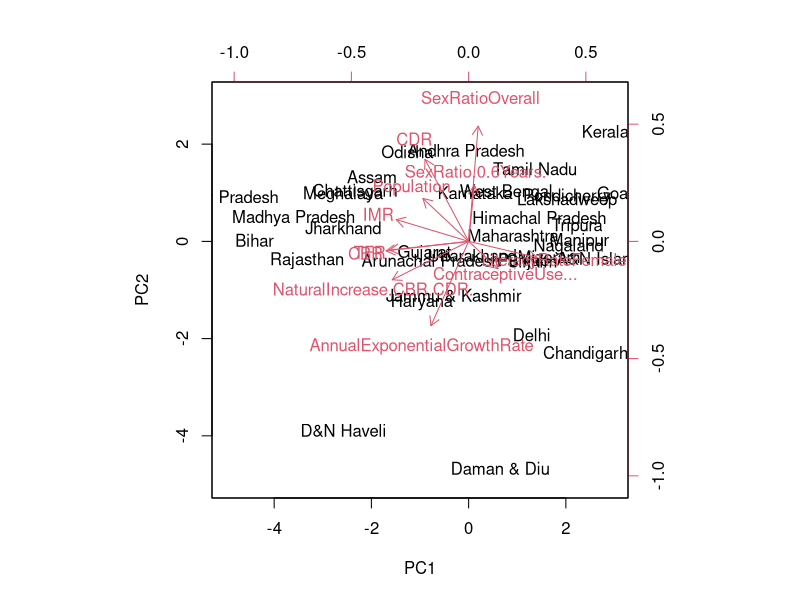
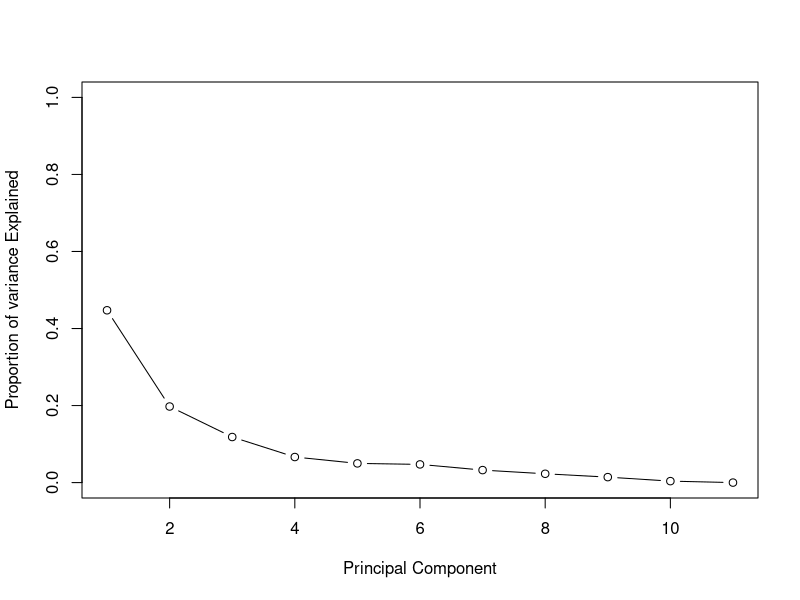
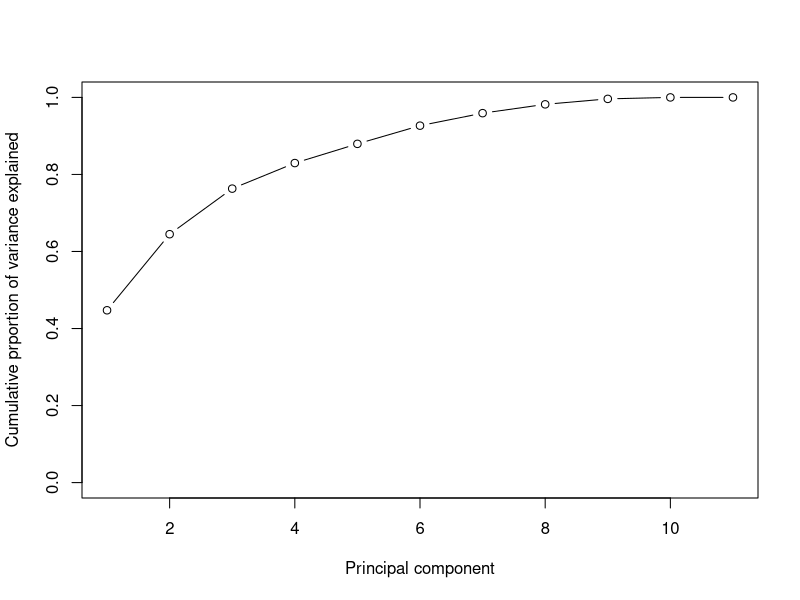
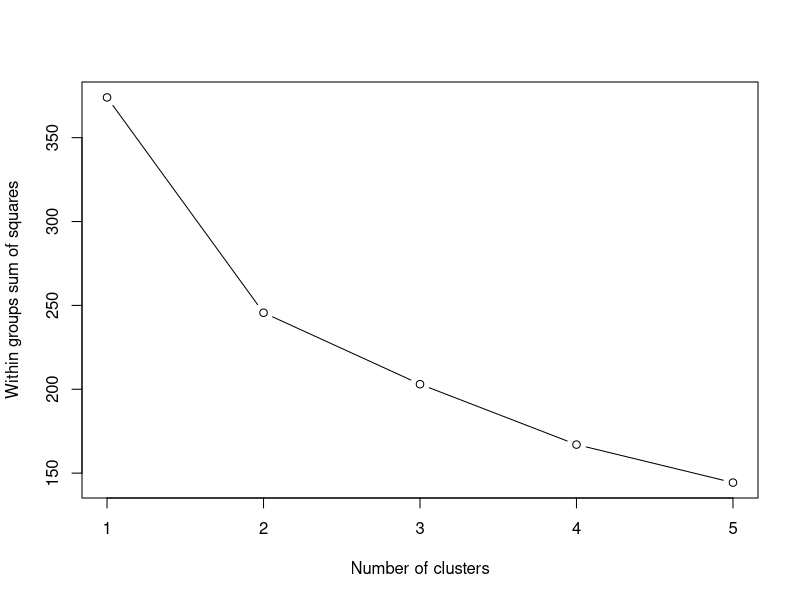
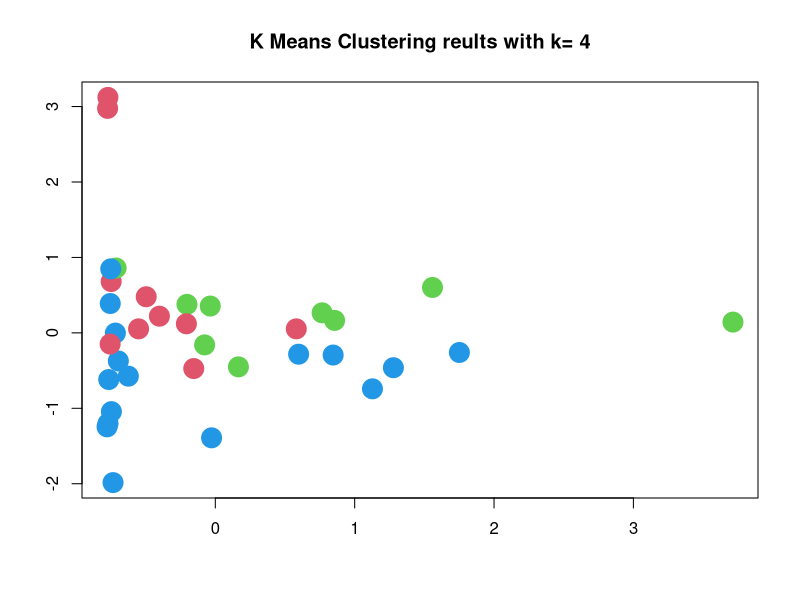

These figures' R source, in order:
set.seed(1)
Demographic = read.csv("Demographic.csv")
States = row.names(Demographic)
States#We see that the row names are 1,2,3 etc.
row.names(Demographic) = Demographic$StateUT #Giving the row names as the stateUT
Demographic = Demographic[,-1]#Removing the column StateUT

States = row.names(Demographic)
States#We see that the row names are 1,2,3 etc.

summary(Demographic)
apply(Demographic,2,mean)
apply(Demographic,2,var)

names(Demographic)
demographic1 = Demographic[,-c(10,11,13)]#Removed the columns "Under5MortalityRate",MMR and MeanAgeAtEffectiveMarriage.Females.
#We have removed these columns as there were about 17 missing values which constitutes to 50% of data

#again we see that there is only 1 missing value in the column Contraceptive. Therefor we impute it with mean of the column
#demographic1[is.na(demographic1$ContraceptiveUse...),demographic1$ContraceptiveUse...] = mean(demographic1$ContraceptiveUse...,na.rm = TRUE)
#demographic1["Nagaland",11]=mean(demographic1$ContraceptiveUse...)
pr.out = prcomp(demographic1,scale = TRUE)


names(pr.out)
pr.out$scale
pr.out$x
pr.out$center
pr.out$sdev
pr.out$rotation
biplot(pr.out,scale=0)

#pr.out$rotation = -pr.out$rotation
#pr.out$x = -pr.out$x
#biplot(pr.out,scale = 0)

pr.var = pr.out$sdev^2
pr.var
pve = pr.var/sum(pr.var)
pve

plot(pve,xlab = "Principal Component", ylab = "Proportion of variance Explained", ylim = c(0,1),type = 'b')
plot(cumsum(pve),xlab = "Principal component", ylab = "Cumulative prportion of variance explained", ylim = c(0,1), type = 'b')

pr.out$rotation[,1:4]


#Running KNN on the above data with Under5MortalityRate",MMR and MeanAgeAtEffectiveMarriage.Females." columns removed
nd = scale(demographic1)
?kmeans



## Determine number of clusters
Cluster_Variability <- matrix(nrow=5, ncol=1)
for (i in 1:5) Cluster_Variability[i] <- kmeans(nd,centers=i, nstart=10)$tot.withinss
plot(1:5, Cluster_Variability, type="b", xlab="Number of clusters", ylab="Within groups sum of squares") ## Elbow curve or Scree plot

#The elbow is formed at 3, so we will create 3 clusters using k means
km.out = kmeans(nd,centers=3,nstart = 20, iter.max = 2000)
km.out
names(km.out)
km.out$cluster
plot(nd,col=(km.out$cluster+1),main = "K Means Clustering reults with k= 4",xlab = "",ylab = "",pch=20,cex=4)
km.out$tot.withinss
km.out$betweenss
demographic2 = demographic1
demographic2$Cluster = km.out$cluster
table(demographic2$Cluster)
demographic2$StateUT = row.names(demographic2)
row.names(demographic2) = 1:nrow(demographic2)
write.csv(demographic2,"demographic2.csv")
